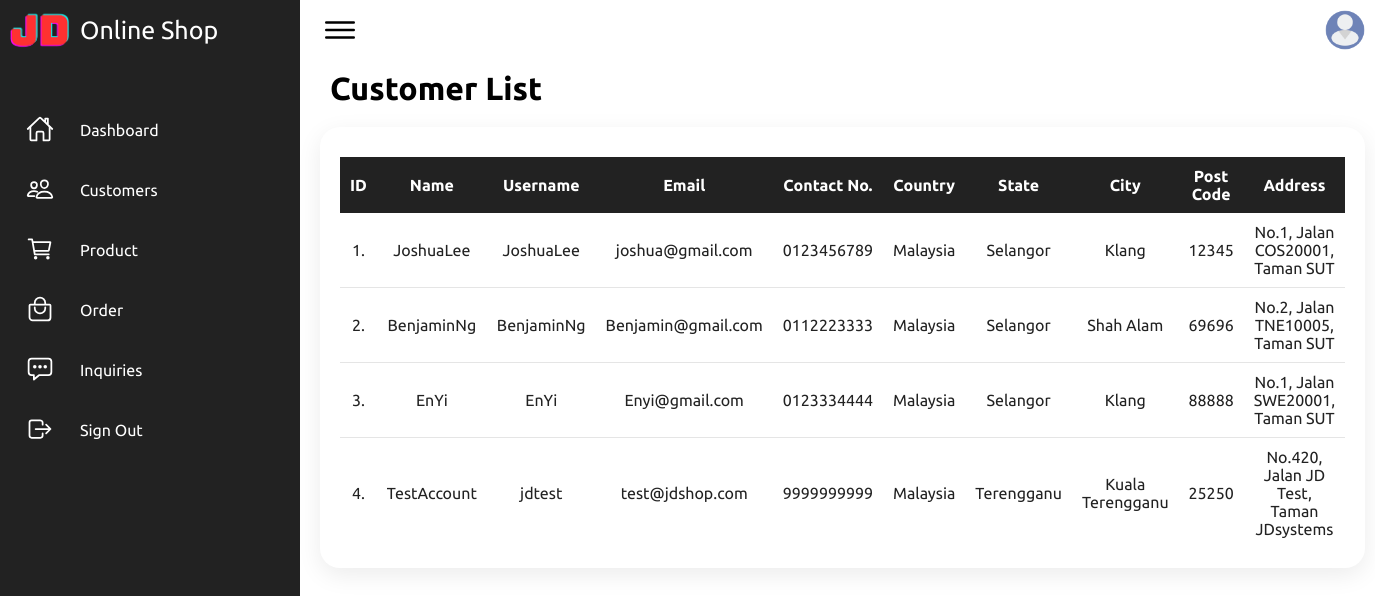
Screenshot of /admin/customer-list.php (signed in) with the database file from the repository.
### tables this page shows
CREATE TABLE `customers` (
  `cusID` int(255) NOT NULL,
  `firstName` varchar(255) NOT NULL,
  `lastName` varchar(255) NOT NULL,
  `username` varchar(255) NOT NULL,
  `email` varchar(255) NOT NULL,
  `contact` varchar(255) NOT NULL,
  `password` varchar(255) NOT NULL,
  `country_id` int(11) NOT NULL,
  `state_id` int(11) NOT NULL,
  `city_id` int(11) NOT NULL,
  `postcode` varchar(11) NOT NULL,
  `address` text NOT NULL
);

CREATE TABLE `countries` (
  `id` int(11) NOT NULL,
  `name` varchar(255) NOT NULL
);

CREATE TABLE `states` (
  `id` int(11) NOT NULL,
  `name` varchar(255) NOT NULL,
  `country_id` int(11) NOT NULL
);

CREATE TABLE `cities` (
  `id` int(11) NOT NULL,
  `name` varchar(255) NOT NULL,
  `state_id` int(11) NOT NULL
);

### admin/customer-list.php (the view, shortened to what this page needs)
<!DOCTYPE html>
<html lang="en">
<head>
  <link rel="stylesheet" href="assets/css/style.css">
</head>
<body>
  <div class="container">
    <?php include'nav.php' ?>
    <h1 style="margin-top: 10px; margin-left: 30px;">Customer List</h1>
    <div class="list">
      <div class="recentList">
        <table>
          <thead>
            <tr>
              <td>ID</td>
              <td>Name</td>
              <td>Username</td>
              <td>Email</td>
              <td>Contact No.</td>
              <td>Country</td>
              <td>State</td>
              <td>City</td>
              <td>Post Code</td>
              <td>Address</td>
            </tr>
          </thead>
          <tbody>
            <?php
            include('../connect/config.php');
            $sql = "SELECT customers.*, states.name AS state_name, cities.name AS city_name, countries.name AS country_name
            FROM customers
            JOIN states ON customers.state_id = states.id
            JOIN cities ON customers.city_id = cities.id
            JOIN countries ON customers.country_id = countries.id";
            $res = mysqli_query($conn, $sql);
            if($res==TRUE)
            {
              $count = mysqli_num_rows($res);
              $sn=1;
              if($count>0)
              {
                while($rows=mysqli_fetch_assoc($res))
                {
                  $fname=$rows['firstName'];
                  $lname=$rows['lastName'];
                  $username=$rows['username'];
                  $email=$rows['email'];
                  $contact=$rows['contact'];
                  $country=$rows['country_name'];
                  $state=$rows['state_name'];
                  $city=$rows['city_name'];
                  $postcode=$rows['postcode'];
                  $address=$rows['address'];
                  ?>
                  <tr>
                    <td><?php echo $sn++; ?>. </td>
                    <td><?php echo $fname; ?><?php echo $lname; ?></td>
                    <td><?php echo $username; ?></td>
                    <td><?php echo $email; ?></td>
                    <td><?php echo $contact; ?></td>
                    <td><?php echo $country; ?></td>
                    <td><?php echo $state; ?></td>
                    <td><?php echo $city; ?></td>
                    <td><?php echo $postcode; ?></td>
                    <td><?php echo $address; ?></td>
                  </tr>
                <?php } }
                else{ ?>
                  <tr><td colspan="11"><div class="error">No customer</div></td></tr>
                <?php } }?>
              </tbody>
            </table>
          </div>
          </div>
        </div>
      </body>

### admin/assets/css/style.css (style rules this page uses)
* { font-family: "Ubuntu", sans-serif; margin: 0; padding: 0; box-sizing: border-box; }
:root { --blue: #2a2185; --white: #fff; --gray: #f5f5f5; --black1: #222; --black2: #999; }
body { min-height: 100vh; overflow-x: hidden; }
.container { position: relative; width: 100%; }
.list { position: relative; width: 100%; padding: 20px; display: grid; }
.list .recentList { position: relative; display: grid; background: var(--white); padding: 20px; box-shadow: 0 7px 25px rgba(0, 0, 0, 0.08); border-radius: 20px; }
.list .recentList table { width: 100%; border-collapse: collapse; margin-top: 10px; height: 50px; text-align: center; }
.list table thead tr { background-color: var(--black1); }
.list table thead td { font-weight: 600; color: white; }
.list .recentList table tr { color: var(--black1); border-bottom: 1px solid rgba(0, 0, 0, 0.1); }
.list .recentList table tr:last-child { border-bottom: none; }
.list .recentList table tr td { padding: 10px; }
.list .recentList table tr td:nth-child(3) { text-align: center; }

### rows the page displays
customers: firstName "Joshua", lastName "Lee", username "JoshuaLee", email "joshua@gmail.com", contact "0123456789", country.name "Malaysia", state.name "Selangor", city.name "Klang", postcode "12345", address "No.1, Jalan COS20001, Taman SUT"
customers: firstName "Benjamin", lastName "Ng", username "BenjaminNg", email "Benjamin@gmail.com", contact "0112223333", country.name "Malaysia", state.name "Selangor", city.name "Shah Alam", postcode "69696", address "No.2, Jalan TNE10005, Taman SUT"
customers: firstName "En", lastName "Yi", username "EnYi", email "Enyi@gmail.com", contact "0123334444", country.name "Malaysia", state.name "Selangor", city.name "Klang", postcode "88888", address "No.1, Jalan SWE20001, Taman SUT"
customers: firstName "Test", lastName "Account", username "jdtest", email "test@jdshop.com", contact "9999999999", country.name "Malaysia", state.name "Terengganu", city.name "Kuala Terengganu", postcode "25250", address "No.420, Jalan JD Test, Taman JDsystems"
